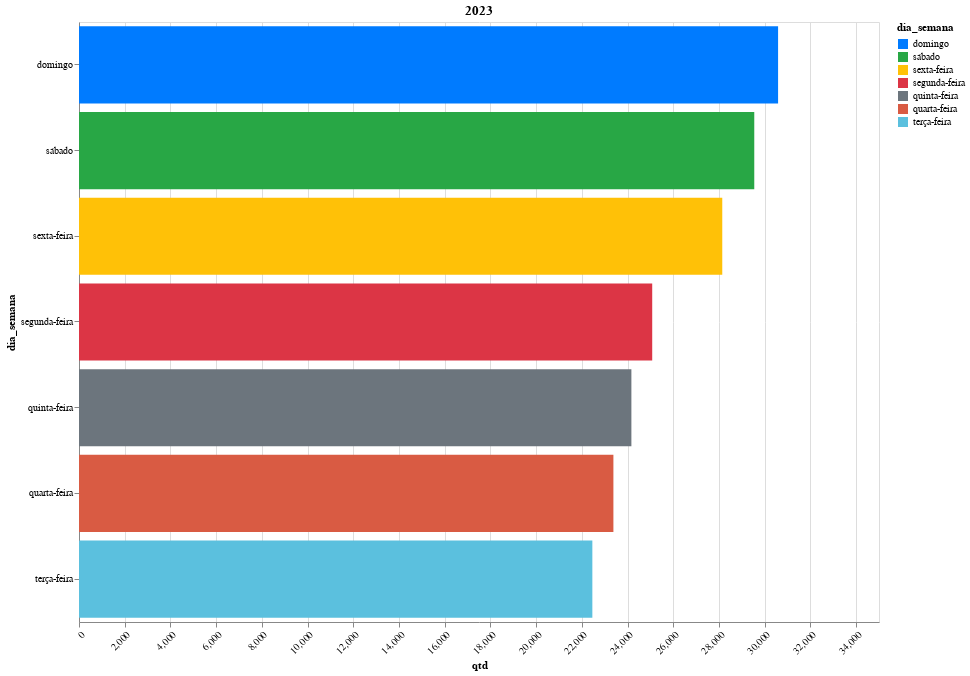

This figure's notebook cell:
### Code cell
grafico1 = gera_grafico_por_dia_semana('2023', contagem_por_dia_semana_2023)
grafico1

### Figure 1 — Vega-Lite specification as saved in the notebook (floating-point values rounded to 4 significant figures)
{"config": {"view": {"continuousWidth": 300, "continuousHeight": 300}}, "data": {"name": "data-4c2dec46c880834b20a76a933352e83b"}, "mark": {"type": "bar"}, "encoding": {"color": {"field": "dia_semana", "scale": {"domain": ["domingo", "sábado", "sexta-feira", "segunda-feira", "quinta-feira", "quarta-feira", "terça-feira"], "range": ["#007bff", "#28a745", "#ffc107", "#dc3545", "#6c757d", "#d95b43", "#5bc0de", "#4caf50", "#ffeb3b", "#c497d9", "#00BFFF", "#32CD32", "#FF00FF", "#FFA500", "#5A87E8", "#00CED1", "#FF7F50", "#228B22", "#FFD700", "#000080", "#FF1493", "#4B0082", "#8A2BE2", "#7FFF00", "#00FFFF", "#008000"]}, "type": "nominal"}, "tooltip": [{"field": "dia_semana", "type": "nominal"}, {"field": "qtd", "type": "quantitative"}], "x": {"axis": {"labelAngle": -45}, "field": "qtd", "type": "quantitative"}, "y": {"axis": {"labelLimit": 200}, "field": "dia_semana", "sort": "-x", "type": "nominal"}}, "height": 600, "params": [{"name": "param_1", "select": {"type": "interval", "encodings": ["x", "y"]}, "bind": "scales"}], "title": "2023", "width": 800, "$schema": "https://vega.github.io/schema/vega-lite/v5.17.0.json", "datasets": {"data-4c2dec46c880834b20a76a933352e83b": [{"dia_semana": "domingo", "qtd": 30585}, {"dia_semana": "sábado", "qtd": 29543}, {"dia_semana": "sexta-feira", "qtd": 28143}, {"dia_semana": "segunda-feira", "qtd": 25078}, {"dia_semana": "quinta-feira", "qtd": 24167}, {"dia_semana": "quarta-feira", "qtd": 23380}, {"dia_semana": "terça-feira", "qtd": 22459}]}}
